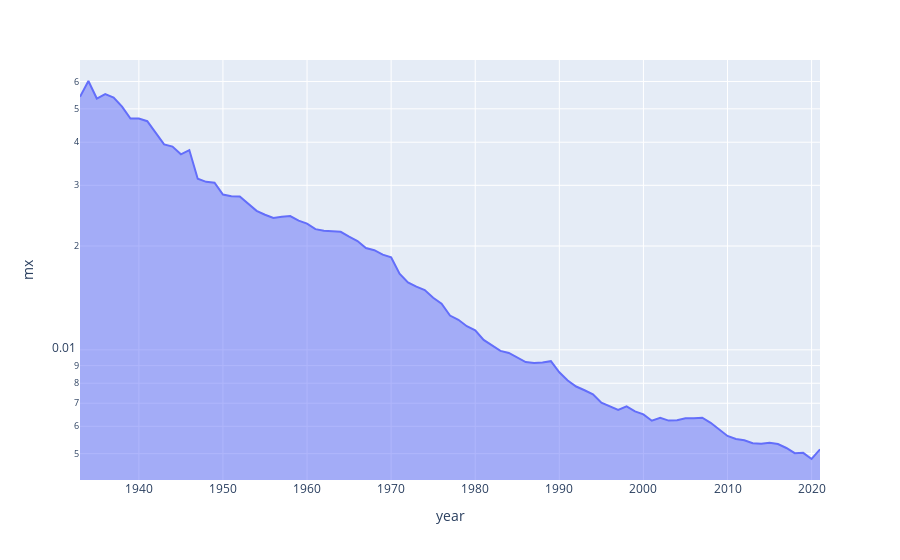

Notebook code cell kept with this figure:
### Markdown cell above
This produces the usual warning about not using .loc but gets the job done. This is definitely a bit more involved than using mutate and glue in R. 
I should work out how to add breaklines too. I think when using hovertemplate I should use <br> instead

### Code cell
fig = px.area(
    data_frame = d2, 
    x = 'year', y = 'mx',
    log_y=True, 
    hover_data={'text':True, 'year': False, 'mx':False}   
    )

fig.show()

### Figure 1 — Plotly figure (JSON) as saved in the notebook; plotly's stock layout.template omitted (floating-point values rounded to 4 significant figures)
{"data": [{"customdata": [["In 1933 at age 0 the female mortality rate was 0.0542"], ["In 1934 at age 0 the female mortality rate was 0.0602"], ["In 1935 at age 0 the female mortality rate was 0.0536"], ["In 1936 at age 0 the female mortality rate was 0.0552"], ["In 1937 at age 0 the female mortality rate was 0.0539"], ["In 1938 at age 0 the female mortality rate was 0.0507"], ["In 1939 at age 0 the female mortality rate was 0.0468"], ["In 1940 at age 0 the female mortality rate was 0.0468"], ["In 1941 at age 0 the female mortality rate was 0.0460"], ["In 1942 at age 0 the female mortality rate was 0.0425"], ["In 1943 at age 0 the female mortality rate was 0.0394"], ["In 1944 at age 0 the female mortality rate was 0.0388"], ["In 1945 at age 0 the female mortality rate was 0.0369"], ["In 1946 at age 0 the female mortality rate was 0.0380"], ["In 1947 at age 0 the female mortality rate was 0.0314"], ["In 1948 at age 0 the female mortality rate was 0.0307"], ["In 1949 at age 0 the female mortality rate was 0.0305"], ["In 1950 at age 0 the female mortality rate was 0.0282"], ["In 1951 at age 0 the female mortality rate was 0.0279"], ["In 1952 at age 0 the female mortality rate was 0.0279"], ["In 1953 at age 0 the female mortality rate was 0.0265"], ["In 1954 at age 0 the female mortality rate was 0.0253"], ["In 1955 at age 0 the female mortality rate was 0.0246"], ["In 1956 at age 0 the female mortality rate was 0.0241"], ["In 1957 at age 0 the female mortality rate was 0.0243"], ["In 1958 at age 0 the female mortality rate was 0.0244"], ["In 1959 at age 0 the female mortality rate was 0.0237"], ["In 1960 at age 0 the female mortality rate was 0.0232"], ["In 1961 at age 0 the female mortality rate was 0.0224"], ["In 1962 at age 0 the female mortality rate was 0.0221"], ["In 1963 at age 0 the female mortality rate was 0.0221"], ["In 1964 at age 0 the female mortality rate was 0.0220"], ["In 1965 at age 0 the female mortality rate was 0.0213"], ["In 1966 at age 0 the female mortality rate was 0.0207"], ["In 1967 at age 0 the female mortality rate was 0.0197"], ["In 1968 at age 0 the female mortality rate was 0.0195"], ["In 1969 at age 0 the female mortality rate was 0.0189"], ["In 1970 at age 0 the female mortality rate was 0.0185"], ["In 1971 at age 0 the female mortality rate was 0.0166"], ["In 1972 at age 0 the female mortality rate was 0.0157"], ["In 1973 at age 0 the female mortality rate was 0.0152"], ["In 1974 at age 0 the female mortality rate was 0.0149"], ["In 1975 at age 0 the female mortality rate was 0.0142"], ["In 1976 at age 0 the female mortality rate was 0.0136"], ["In 1977 at age 0 the female mortality rate was 0.0126"], ["In 1978 at age 0 the female mortality rate was 0.0122"], ["In 1979 at age 0 the female mortality rate was 0.0117"], ["In 1980 at age 0 the female mortality rate was 0.0114"], ["In 1981 at age 0 the female mortality rate was 0.0107"], ["In 1982 at age 0 the female mortality rate was 0.0103"], ["In 1983 at age 0 the female mortality rate was 0.0099"], ["In 1984 at age 0 the female mortality rate was 0.0098"], ["In 1985 at age 0 the female mortality rate was 0.0095"], ["In 1986 at age 0 the female mortality rate was 0.0092"], ["In 1987 at age 0 the female mortality rate was 0.0092"], ["In 1988 at age 0 the female mortality rate was 0.0092"], ["In 1989 at age 0 the female mortality rate was 0.0093"], ["In 1990 at age 0 the female mortality rate was 0.0086"], ["In 1991 at age 0 the female mortality rate was 0.0082"], ["In 1992 at age 0 the female mortality rate was 0.0078"], ["In 1993 at age 0 the female mortality rate was 0.0076"], ["In 1994 at age 0 the female mortality rate was 0.0074"], ["In 1995 at age 0 the female mortality rate was 0.0070"], ["In 1996 at age 0 the female mortality rate was 0.0069"], ["In 1997 at age 0 the female mortality rate was 0.0067"], ["In 1998 at age 0 the female mortality rate was 0.0069"], ["In 1999 at age 0 the female mortality rate was 0.0066"], ["In 2000 at age 0 the female mortality rate was 0.0065"], ["In 2001 at age 0 the female mortality rate was 0.0062"], ["In 2002 at age 0 the female mortality rate was 0.0063"], ["In 2003 at age 0 the female mortality rate was 0.0062"], ["In 2004 at age 0 the female mortality rate was 0.0062"], ["In 2005 at age 0 the female mortality rate was 0.0063"], ["In 2006 at age 0 the female mortality rate was 0.0063"], ["In 2007 at age 0 the female mortality rate was 0.0064"], ["In 2008 at age 0 the female mortality rate was 0.0061"], ["In 2009 at age 0 the female mortality rate was 0.0059"], ["In 2010 at age 0 the female mortality rate was 0.0056"], ["In 2011 at age 0 the female mortality rate was 0.0055"], ["In 2012 at age 0 the female mortality rate was 0.0055"], ["In 2013 at age 0 the female mortality rate was 0.0054"], ["In 2014 at age 0 the female mortality rate was 0.0053"], ["In 2015 at age 0 the female mortality rate was 0.0054"], ["In 2016 at age 0 the female mortality rate was 0.0053"], ["In 2017 at age 0 the female mortality rate was 0.0052"], ["In 2018 at age 0 the female mortality rate was 0.0050"], ["In 2019 at age 0 the female mortality rate was 0.0050"], ["In 2020 at age 0 the female mortality rate was 0.0048"], ["In 2021 at age 0 the female mortality rate was 0.0051"]], "fillpattern": {"shape": ""}, "hovertemplate": "text=%{customdata[0]}<extra></extra>", "legendgroup": "", "line": {"color": "#636efa"}, "marker": {"symbol": "circle"}, "mode": "lines", "name": "", "orientation": "v", "showlegend": false, "stackgroup": "1", "type": "scatter", "x": [1933, 1934, 1935, 1936, 1937, 1938, 1939, 1940, 1941, 1942, 1943, 1944, 1945, 1946, 1947, 1948, 1949, 1950, 1951, 1952, 1953, 1954, 1955, 1956, 1957, 1958, 1959, 1960, 1961, 1962, 1963, 1964, 1965, 1966, 1967, 1968, 1969, 1970, 1971, 1972, 1973, 1974, 1975, 1976, 1977, 1978, 1979, 1980, 1981, 1982, 1983, 1984, 1985, 1986, 1987, 1988, 1989, 1990, 1991, 1992, 1993, 1994, 1995, 1996, 1997, 1998, 1999, 2000, 2001, 2002, 2003, 2004, 2005, 2006, 2007, 2008, 2009, 2010, 2011, 2012, 2013, 2014, 2015, 2016, 2017, 2018, 2019, 2020, 2021], "xaxis": "x", "y": [0.05418, 0.06021, 0.05356, 0.05516, 0.05389, 0.05075, 0.04685, 0.04685, 0.04604, 0.04248, 0.03944, 0.03885, 0.0369, 0.03796, 0.03136, 0.0307, 0.03053, 0.02821, 0.02789, 0.02786, 0.02652, 0.02531, 0.02465, 0.02414, 0.02432, 0.02443, 0.02371, 0.02323, 0.02239, 0.02213, 0.02208, 0.02199, 0.02129, 0.02068, 0.01974, 0.01946, 0.01888, 0.01854, 0.01662, 0.01568, 0.01525, 0.0149, 0.01416, 0.01362, 0.01257, 0.01222, 0.01171, 0.01139, 0.01069, 0.0103, 0.00993, 0.009796, 0.009528, 0.009218, 0.009162, 0.009183, 0.009269, 0.008607, 0.008151, 0.007828, 0.007635, 0.007431, 0.007025, 0.006854, 0.00669, 0.006852, 0.006629, 0.006499, 0.006229, 0.006349, 0.006235, 0.006248, 0.006328, 0.006336, 0.006358, 0.006143, 0.005887, 0.005627, 0.005516, 0.005465, 0.005361, 0.00534, 0.005375, 0.005332, 0.005192, 0.005014, 0.005026, 0.004824, 0.005146], "yaxis": "y"}], "layout": {"legend": {"tracegroupgap": 0}, "margin": {"t": 60}, "xaxis": {"anchor": "y", "domain": [0, 1], "title": {"text": "year"}}, "yaxis": {"anchor": "x", "domain": [0, 1], "title": {"text": "mx"}, "type": "log"}}}
